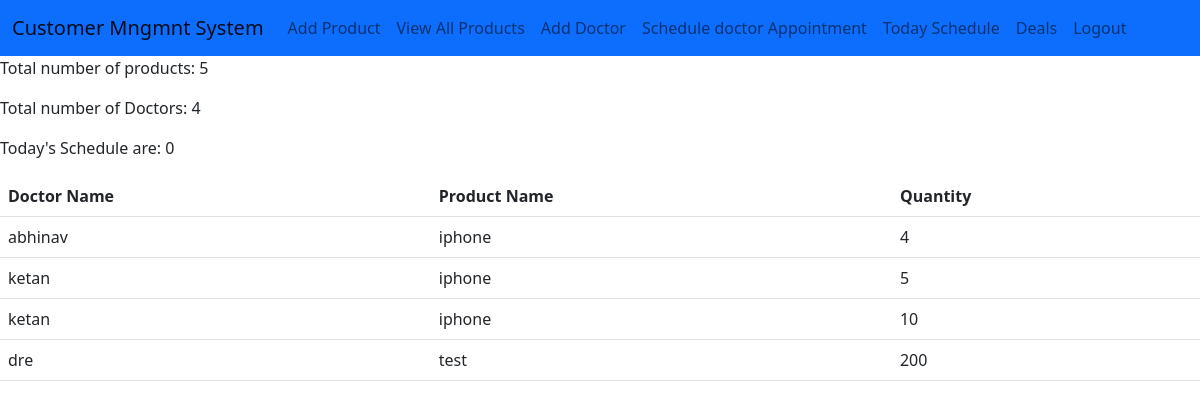
The app's page /home/ (signed in) with its own data.
### Employee/models.py (models this page shows)
class Deals(models.Model):
    Doctor_Name=models.CharField(max_length=50)
    Product_Name=models.CharField(max_length=50)
    Quantity=models.IntegerField()
    Entered_By = models.ForeignKey(settings.AUTH_USER_MODEL,on_delete=models.CASCADE)

### Employee/views.py (the view)
# urls.py: path('home/',views.count,name="index"),
def count(request):
     if request.user.is_authenticated:
        product_count = Products.objects.count()
        doctor_count = Doctor.objects.count()
        today = datetime.now().date()
        schedules = Schedule.objects.filter(Date_Of_Schedule=today).count()
        deals = Deals.objects.all()
        context = {
            'product_count': product_count,
            'doctors_count': doctor_count,
            'deals':deals,
            'schedules':schedules,
        }
        return render(request, 'home.html', context)
     else:
          messages.error(request, "Please log in first.")
          return redirect('login')

### Employee/templates/home.html (shortened to what this page needs)
{% extends 'base.html' %}
{% block content %}
<p>Total number of products: {{ product_count }}</p>
<p>Total number of Doctors: {{doctors_count}}</p>
<p>Today's Schedule are: {{schedules}}</p>
<table class="table table-hover">
    <thead>
      <tr>
        <th>Doctor Name</th>
        <th>Product Name</th>
        <th>Quantity</th>
      </tr>
    </thead>
    <tbody>
      {% for product in deals %}
      <tr>
        <td>{{ product.Doctor_Name }}</td>
        <td>{{ product.Product_Name }}</td>
        <td>{{ product.Quantity }}</td>
      </tr>
      {% endfor %}
    </tbody>
  </table>
{% endblock %}

### records on screen
Deals: Doctor_Name "abhinav", Product_Name "iphone", Quantity "4"
Deals: Doctor_Name "ketan", Product_Name "iphone", Quantity "5"
Deals: Doctor_Name "ketan", Product_Name "iphone", Quantity "10"
Deals: Doctor_Name "dre", Product_Name "test", Quantity "200"

### other values on screen
{{ product_count }} "5"
{{ doctors_count }} "4"
{{ schedules }} "0"
